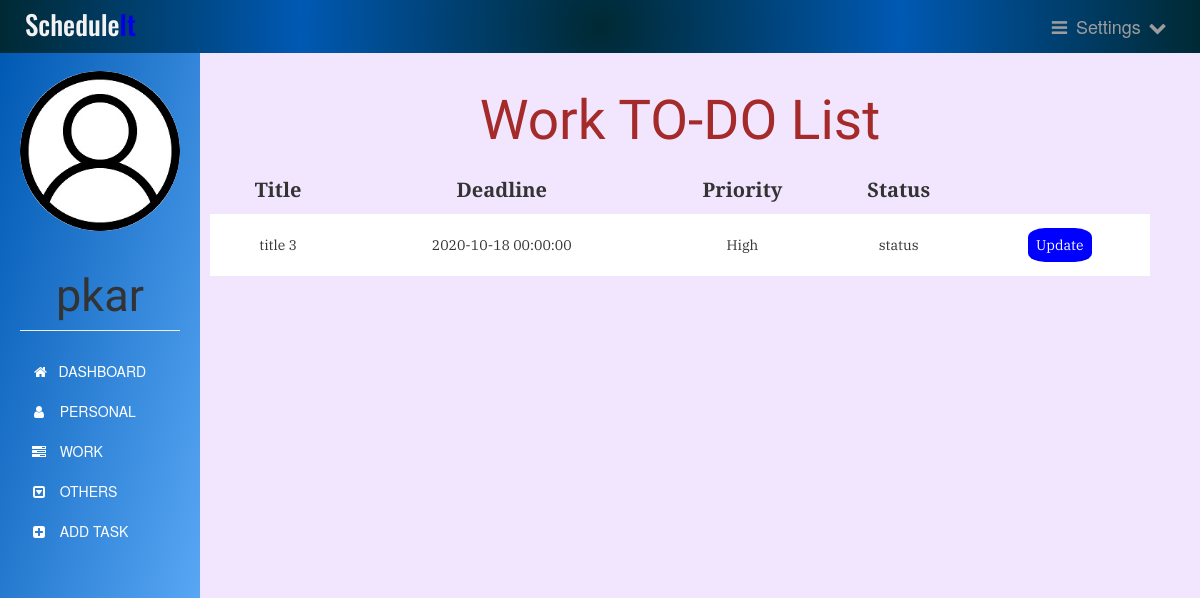
Page /worktask (signed in) on the committed database.
### app.py (models this page shows)
class User(UserMixin, db.Model):
    id = db.Column(db.Integer, primary_key=True)
    username = db.Column(db.String(15), unique=True, nullable=False)
    email = db.Column(db.String(50), unique=True, nullable=False)
    password = db.Column(db.String(80), unique=True, nullable=False)
    tasks = db.relationship('Task', backref='author', lazy=True)

class Task(db.Model):
    id = db.Column(db.Integer, primary_key=True)
    title = db.Column(db.Text, nullable=False)
    date = db.Column(db.DateTime, nullable=False)
    content = db.Column(db.Text, nullable=False)
    WorkType = db.Column(db.Text, nullable=False)
    priority = db.Column(db.Text)
    user_id = db.Column(db.Integer, db.ForeignKey('user.id'), nullable=False)

### app.py (the view)
@app.route('/worktask', methods=['GET', 'POST'])
@login_required
def worktask():
    tasks = Task.query.filter_by(user_id=current_user.id)
    return render_template('work.html', tasks=tasks ,name=current_user.username)

### app.py (called while the page is built)
@login_manager.user_loader
def load_user(user_id):
    return User.query.get(int(user_id))

### templates/work.html (shortened to what this page needs)
{% extends "bootstrap/base.html" %}
{% block styles %}
{{super()}}
<link rel="stylesheet" href="{{url_for('.static', filename='personal.css')}}">
<link rel="stylesheet" href="https://maxcdn.bootstrapcdn.com/font-awesome/4.7.0/css/font-awesome.min.css">
{% endblock %}
{% block content %}
    <nav class="navbar navbar-inverse navbar-fixed-top">
      <div class="container-fluid">
        <div class="navbar-header">
          <center><h3><span>Schedule</span>It</h3></center>
        </div>
        <div class="navbar-collapse collapse">
          <ul class="nav navbar-nav">
            <li>
              <a  href="#">
                <i class="fa fa-bars fa-fw" aria-hidden="true"></i>
                Settings
                <i class="fa fa-chevron-down fa-fw" aria-hidden="true"></i>
              </a>
            </li>
          </div>
      </div>
    </nav>
    <div class="container-fluid">
      <div class="row">
        <nav class=" sidebar">
          <div class="image img-cir img-120">
            <center>
              <img src="{{url_for('static', filename='user-icon.jpg')}}" width="250" height="200" class="img-responsive"/>
            </center>
            <center>
              <h1 class="page-header">{{ name }}</h1>
            </center>
          </div>
          <div>
            <div class="nav nav-sidebar">
              <ul class="nav nav-sidebar">
                <li >
                  <a class="list-group-item" href="{{ url_for('dashboard') }}">
                    &nbsp;<i class="fa fa-home" aria-hidden="true"></i>&nbsp;&nbsp; DASHBOARD
                  </a>
                </li>
                <li>
                  <a class="list-group-item" href="{{ url_for('personaltask') }}">
                    <i class="fa fa-user fa-fw" aria-hidden="true"></i>&nbsp;&nbsp; PERSONAL
                  </a>
                </li>
                <li>
                  <a class="list-group-item" href="#">
                    <i class="fa fa-tasks fa-fw" aria-hidden="true"></i>&nbsp;&nbsp; WORK
                  </a>
                </li>
                <li>
                  <a class="list-group-item" href="{{ url_for('othertask') }}">
                    <i class="fa fa-caret-square-o-down fa-fw" aria-hidden="true"></i>&nbsp;&nbsp; OTHERS
                  </a>
                </li>
                <li>
                  <a class="list-group-item" href="{{ url_for('addtask') }}">
                    <i class="fa fa-plus-square fa-fw" aria-hidden="true"></i>&nbsp;&nbsp; ADD TASK
                  </a>
                </li>
              </ul>
            </div>
          </div>
        </nav>
        <div class="col-sm-9 col-sm-offset-3 col-md-10 col-md-offset-2 main">
          	<center><h1>Work TO-DO List</h1></center>
            <div>
            	<table>
                <thead>
                  <tr>
                    <th>Title</th>
                    <th>Deadline</th>
                    <th>Priority</th>
                    <th>Status</th>
                  </tr>
                </thead>
            		<tbody>
              		{% for task in tasks %}
              			{% if task.WorkType == "Work"%}
              				<tr>
    		          			<td>{{task.title}}</td>
    		          			<td>{{task.date}}</td>
    		          			<td>{{task.priority}}</td>
                        <td>status</td>
                        <td><a href="">Update</a></td>
    		          		</tr>
    		          	{% endif %}
    		        {% endfor %}
              </tbody>
            	</table>
            </div>
        </div>
      </div>
    </div>
{% endblock %}

### static/personal.css (style rules this page uses)
body { padding-top: 50px; background-color: #f2e6ff; }
.navbar-fixed-top { border: 0; }
.navbar { background-image: radial-gradient(circle, #002933,#0059b3, #002933); }
.navbar-header h3 { font-family: 'Oswald', sans-serif; font-size: 27px; margin: 10px; color: #0000e6; }
.navbar-header span { font-size: 27px; color: #f2f2f2; }
.navbar-collapse ul { float: right; margin: 3px; list-style: none; }
.navbar-collapse ul li { float: left; position: relative; }
.navbar-collapse ul li a { display: block; margin: 0px; padding: 13px; font-size: 18px; text-decoration: none; }
.sidebar { width: 200px; position: fixed; top: 51px; bottom: 0; left: 0; z-index: 1000; display: block; padding: 20px; overflow-x: hidden; overflow-y: auto; background-image: linear-gradient(to bottom right, #0059b3, #66b3ff); }
.sidebar .page-header { font-size: 45px; font-family: 'Tenali Ramakrishna', sans-serif; }
.nav-sidebar { margin-right: -21px; margin-bottom: 20px; margin-left: -20px; }
.nav-sidebar > li > a { padding-right: 20px; padding-left: 50px; }
.nav-sidebar ul li a { background-color: transparent; color: white; border: none; }
.nav-sidebar a { display: none; }
.row img { border-radius: 50%; }
.main { margin-top: 1px; padding: 30px; right: 20px; }
.main h1 { margin-top: 4px; padding: 5px; font-size: 55px; color: brown; font-family: 'Tenali Ramakrishna', sans-serif; text-align: center; }
.main table { width: 100%; }
.main thead tr { font-size: 20px; font-family: 'PT Serif', serif; }
.main tbody tr { background-color: white; font-family: 'IBM Plex Serif', serif; }
.main thead th { padding: 10px; text-align: center; }
.main tbody td { padding: 21px; text-align: center; }
.main tbody td a { text-decoration: none; padding: 8px; background-color: blue; color: white; border-radius: 27%; }

### rows in the picture
User: username "pkar"
Task: title "title 3", date "2020-10-18 00:00:00", priority "High"
